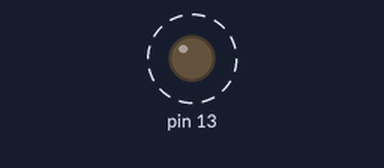
Bench run of a sketch on a simulated Arduino Uno, built with avr-gcc and run on an emulated ATmega328P. Parts: output pins drawn as LEDs (lit = HIGH). Dashed ring = blinking.

Above: at 0.5 s.
Timing chart, 0 to 4.6 s (numbered marks = the images above):
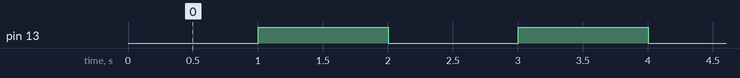

The sketch:

Boolean.ino
```cpp
///Boolean DEğişkenini tanıma. Az kodla çok iş

boolean yak = false;//Sıfır'da yazılabilir
void setup()
{
  pinMode(13,OUTPUT);
}
void loop()
{
  digitalWrite(13,yak);
  delay(1000);
  yak = !yak;
}
```

Measured:
- by itself, pin 13: alternates HIGH for 1.0 s and LOW for 1.0 s
